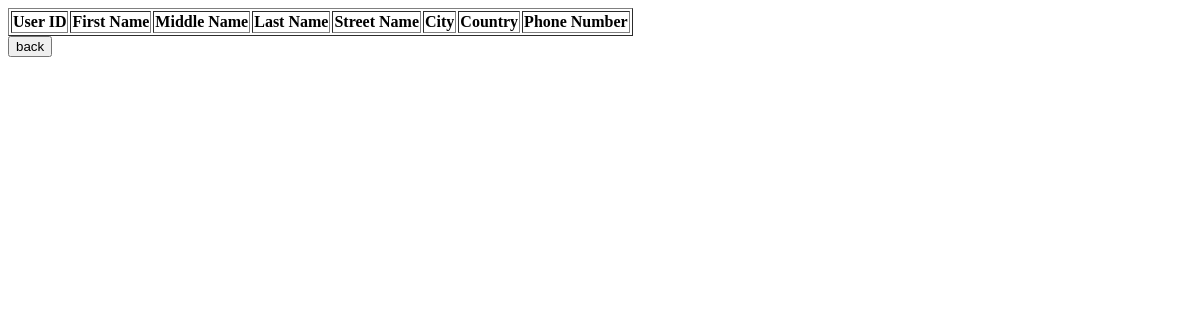
The page /webserver/adminViewUser.php on the database as committed earlier.
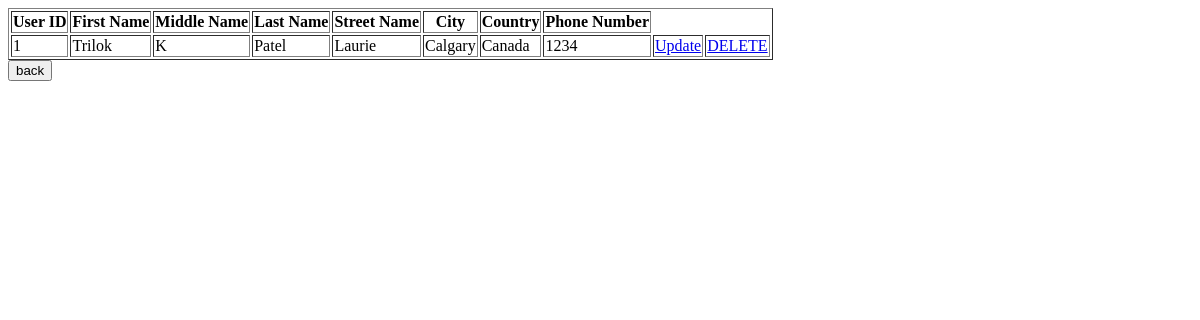
The same page on the database as committed later.
### tables this page shows
CREATE TABLE `user` (
  `UserID` int(11) NOT NULL,
  `First_Name` varchar(50) NOT NULL,
  `Middle_Name` varchar(15) NOT NULL,
  `Last_Name` varchar(50) NOT NULL,
  `Street_Name` varchar(50) NOT NULL,
  `City` varchar(50) NOT NULL,
  `Country` varchar(50) NOT NULL,
  `Phone_Number` int(10) NOT NULL
);

### webserver/adminViewUser.php (the view, shortened to what this page needs)
<html>
	<body>
			<?php
$con=mysqli_connect("localhost","root","","lms");
$result = mysqli_query($con,"SELECT * FROM user");
echo "<table border='1'>
<tr>
<th>User ID</th>
<th>First Name</th>
<th>Middle Name</th>
<th>Last Name</th>
<th>Street Name</th>
<th>City</th>
<th>Country</th>
<th>Phone Number</th>
</tr>";
while($row = mysqli_fetch_array($result)){
	echo "<tr>";
	echo "<td>" . $row['UserID'] . "</td>";
	echo "<td>" . $row['First_Name'] . "</td>";
	echo "<td>" . $row['Middle_Name'] . "</td>";
	echo "<td>" . $row['Last_Name'] . "</td>";
	echo "<td>" . $row['Street_Name'] . "</td>";
	echo "<td>" . $row['City'] . "</td>";
	echo "<td>" . $row['Country'] . "</td>";
	echo "<td>" . $row['Phone_Number'] . "</td>";
	echo "<td><a href='adminUpdateUser.php?UserID= " . $row['UserID'] . "'>Update</a></td>";
	echo "<td><a onClick= \"return confirm('Do you want to delete this user?')\" href='adminViewUser.php?job=delete&amp;UserID= " . $row['UserID'] . "'>DELETE</a></td>";
	echo "</tr>";
}
echo "</table>";
?>
			<form action="admin.php" method="post">
				<input type="submit" value="back">
			</form>
	</body>
</html>

Rows that differ between the two databases and show on the page:
added user: UserID "1", First_Name "Trilok", Middle_Name "K", Last_Name "Patel", Street_Name "Laurie", City "Calgary", Country "Canada", Phone_Number "1234"
